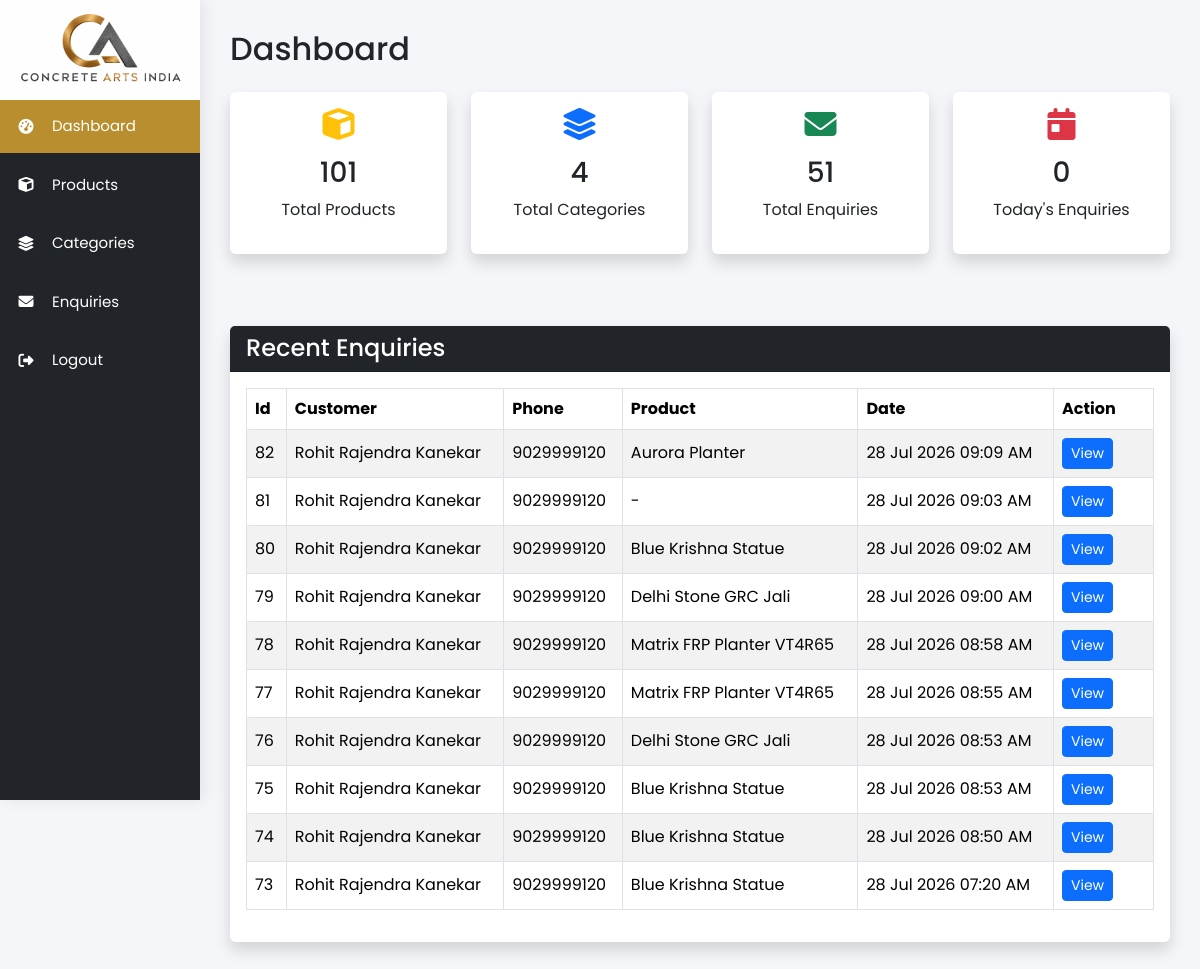
Page /admin/dashboard.php (signed in) on the committed database.
### tables this page shows
CREATE TABLE `enquiries` (
  `id` int(11) NOT NULL,
  `customer_name` varchar(150) NOT NULL,
  `phone` varchar(20) NOT NULL,
  `email` varchar(150) NOT NULL,
  `subject` varchar(255) DEFAULT NULL,
  `message` text DEFAULT NULL,
  `customer_address` text DEFAULT NULL,
  `source` varchar(255) DEFAULT NULL,
  `product_name` varchar(255) DEFAULT NULL,
  `product_category` varchar(100) DEFAULT NULL,
  `product_material` varchar(100) DEFAULT NULL,
  `product_size` varchar(100) DEFAULT NULL,
  `product_price` decimal(12,2) DEFAULT NULL,
  `product_length` varchar(100) DEFAULT NULL,
  `product_breadth` varchar(100) DEFAULT NULL,
  `product_height` varchar(100) DEFAULT NULL,
  `product_color` varchar(100) DEFAULT NULL,
  `product_finish` varchar(100) DEFAULT NULL,
  `product_image` varchar(500) DEFAULT NULL,
  `product_url` varchar(500) DEFAULT NULL,
  `created_at` timestamp NOT NULL DEFAULT current_timestamp()
);

### admin/dashboard.php (the view, shortened to what this page needs)
<?php
require_once 'includes/header.php';
require_once 'includes/sidebar.php';
$stmt = $pdo->query("
    SELECT COUNT(*) AS total
    FROM products
");
$totalProducts = $stmt->fetch(PDO::FETCH_ASSOC)['total'];
$stmt = $pdo->query("
    SELECT COUNT(*) AS total
    FROM categories
");
$totalCategories = $stmt->fetch(PDO::FETCH_ASSOC)['total'];
$totalEnquiries = $pdo->query('SELECT COUNT(*) FROM enquiries')->fetchColumn();
$todayEnquiries = $pdo
    ->query("
		SELECT COUNT(*)
		FROM enquiries
		WHERE DATE(created_at) = CURDATE()
	")
    ->fetchColumn();
$recentEnquiries = $pdo->query("
        SELECT
        id,
        customer_name,
        phone,
        email,
        product_name,
        created_at
        FROM enquiries
        ORDER BY created_at DESC
        LIMIT 10
        ")->fetchAll();
?>
<div class="main-content">
    <h2 class="mb-4">Dashboard</h2>
    <div class="row g-4">
        <div class="col-md-3">
            <div class="card shadow border-0">
                <div class="card-body text-center">
                    <i class="fa-solid fa-cube fa-2x text-warning mb-3"></i>
                    <h3><?= $totalProducts ?></h3>
                    <p>Total Products</p>
                </div>
            </div>
        </div>
        <div class="col-md-3">
            <div class="card shadow border-0">
                <div class="card-body text-center">
                    <i class="fa-solid fa-layer-group fa-2x text-primary mb-3"></i>
                    <h3><?= $totalCategories ?></h3>
                    <p>Total Categories</p>
                </div>
            </div>
        </div>
        <div class="col-md-3">
            <div class="card shadow border-0">
                <div class="card-body text-center">
                    <i class="fa-solid fa-envelope fa-2x text-success mb-3"></i>
                    <h3><?= $totalEnquiries ?></h3>
                    <p>Total Enquiries</p>
                </div>
            </div>
        </div>
        <div class="col-md-3">
            <div class="card shadow border-0">
                <div class="card-body text-center">
                    <i class="fa-solid fa-calendar-day fa-2x text-danger mb-3"></i>
                    <h3><?= $todayEnquiries ?></h3>
                    <p>Today's Enquiries</p>
                </div>
            </div>
        </div>
        <div class="col-md-12">
            <div class="card shadow border-0 mt-5">
                <div class="card-header bg-dark text-white">
                    <h4 class="mb-0">
                        Recent Enquiries
                    </h4>
                </div>
                <div class="card-body">
                    <div class="table-responsive">
                        <table class="table table-hover table-striped table-bordered align-middle">
                            <thead>
                                <tr>
                                    <th>Id</th>
                                    <th>Customer</th>
                                    <th>Phone</th>
                                    <th>Product</th>
                                    <th>Date</th>
                                    <th width="100">
                                        Action
                                    </th>
                                </tr>
                            </thead>
                            <tbody>
                                <?php if (count($recentEnquiries)): ?>
                                    <?php foreach ($recentEnquiries as $row): ?>
                                        <tr>
                                            <td>
                                                <?= $row["id"] ?>
                                            </td>
                                            <td>
                                                <?= htmlspecialchars($row["customer_name"] ?: "-") ?>
                                            </td>
                                            <td>
                                                <?= htmlspecialchars($row["phone"] ?: "-") ?>
                                            </td>
                                            <td>
                                                <?= htmlspecialchars($row["product_name"] ?? "-") ?>
                                            </td>
                                            <td>
                                                <?= date("d M Y h:i A", strtotime($row["created_at"])) ?>
                                            </td>
                                            <td>
                                                <a href="enquiries/view.php?id=<?= $row["id"] ?>"
                                                    class="btn btn-sm btn-primary">
                                                    View
                                                </a>
                                            </td>
                                        </tr>
                                    <?php endforeach; ?>
                                <?php endif; ?>
                            </tbody>
                        </table>
                    </div>
                </div>
            </div>
        </div>
    </div>
</div>
<?php require_once 'includes/footer.php'; ?>

### admin/includes/header.php (shortened to what this page needs)
<!DOCTYPE html>
<html lang="en">
<head>
    <link href="https://cdn.jsdelivr.net/npm/bootstrap@5.3.3/dist/css/bootstrap.min.css" rel="stylesheet">
    <link rel="stylesheet" href="https://cdnjs.cloudflare.com/ajax/libs/font-awesome/6.7.2/css/all.min.css">
</head>
<body>

### admin/includes/sidebar.php (shortened to what this page needs)
<?php
$currentPage = basename($_SERVER['PHP_SELF']);
$currentDir = basename(dirname($_SERVER['PHP_SELF']));
?>
<div class="sidebar">
    <div class="logo">
        <img src="<?= ADMIN_URL ?>assets/images/logo.png" alt="Concrete Arts India">
    </div>
    <ul>
        <li>
            <a href="<?= ADMIN_URL ?>dashboard.php" class="<?= $currentPage == 'dashboard.php' ? 'active' : '' ?>">
                <i class="fa-solid fa-gauge-high"></i>
                Dashboard
            </a>
        </li>
        <li>
            <a href="<?= ADMIN_URL ?>products/index.php" class="<?= $currentDir == 'products' ? 'active' : '' ?>">
                <i class="fa-solid fa-cube"></i>
                Products
            </a>
        </li>
        <li>
            <a href="<?= ADMIN_URL ?>categories/index.php" class="<?= $currentDir == 'categories' ? 'active' : '' ?>">
                <i class="fa-solid fa-layer-group"></i>
                Categories
            </a>
        </li>
        <li>
            <a href="<?= ADMIN_URL ?>enquiries/index.php" class="<?= $currentDir == 'enquiries' ? 'active' : '' ?>">
                <i class="fa-solid fa-envelope"></i>
                Enquiries
            </a>
        </li>
        <li>
            <a href="<?= ADMIN_URL ?>logout.php">
                <i class="fa-solid fa-right-from-bracket"></i>
                Logout
            </a>
        </li>
    </ul>
</div>

### admin/includes/footer.php (shortened to what this page needs)
</body>
</html>

### admin/includes/header.php (style rules this page uses)
* { margin: 0; padding: 0; box-sizing: border-box; font-family: 'Poppins', sans-serif; }
body { background: #f4f6f9; }
a { text-decoration: none; }
ul { margin: 0; padding: 0; list-style: none; }
.sidebar { position: fixed; top: 0; left: 0; width: 200px; height: 100vh; background: #212529; color: #fff; overflow-y: auto; box-shadow: 4px 0 15px rgba(0, 0, 0, .08); }
.logo { text-align: center; }
.sidebar ul li { margin-bottom: 6px; }
.sidebar ul li a { display: flex; align-items: center; gap: 15px; color: #fff; padding: 15px; transition: .3s; font-size: 15px; }
.sidebar i { width: 22px; text-align: center; }
.main-content { margin-left: 200px; padding: 30px; }

### admin/includes/sidebar.php (style rules this page uses)
.active { background: #b88e2f; color: #fff; }

### rows in the picture
enquiries: id "82", customer_name "Rohit Rajendra Kanekar", phone "9029999120", product_name "Aurora Planter", created_at "28 Jul 2026 09:09 AM"
enquiries: id "81", customer_name "Rohit Rajendra Kanekar", phone "9029999120", product_name "-", created_at "28 Jul 2026 09:03 AM"
enquiries: id "80", customer_name "Rohit Rajendra Kanekar", phone "9029999120", product_name "Blue Krishna Statue", created_at "28 Jul 2026 09:02 AM"
enquiries: id "79", customer_name "Rohit Rajendra Kanekar", phone "9029999120", product_name "Delhi Stone GRC Jali", created_at "28 Jul 2026 09:00 AM"
enquiries: id "78", customer_name "Rohit Rajendra Kanekar", phone "9029999120", product_name "Matrix FRP Planter VT4R65", created_at "28 Jul 2026 08:58 AM"
enquiries: id "77", customer_name "Rohit Rajendra Kanekar", phone "9029999120", product_name "Matrix FRP Planter VT4R65", created_at "28 Jul 2026 08:55 AM"
enquiries: id "76", customer_name "Rohit Rajendra Kanekar", phone "9029999120", product_name "Delhi Stone GRC Jali", created_at "28 Jul 2026 08:53 AM"
enquiries: id "75", customer_name "Rohit Rajendra Kanekar", phone "9029999120", product_name "Blue Krishna Statue", created_at "28 Jul 2026 08:53 AM"
enquiries: id "74", customer_name "Rohit Rajendra Kanekar", phone "9029999120", product_name "Blue Krishna Statue", created_at "28 Jul 2026 08:50 AM"
enquiries: id "73", customer_name "Rohit Rajendra Kanekar", phone "9029999120", product_name "Blue Krishna Statue", created_at "28 Jul 2026 07:20 AM"

### other values in the picture
$totalProducts "101"
$totalCategories "4"
$totalEnquiries "51"
$todayEnquiries "0"
